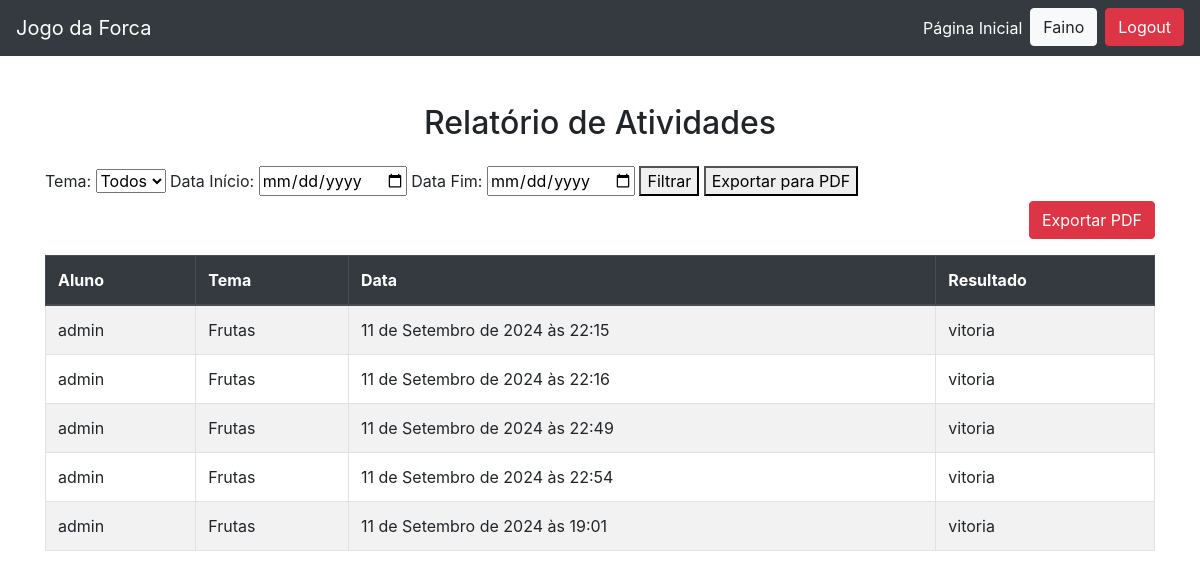
The app's page /professor/relatorio-atividade/ (signed in) with its own data.
### core/models.py (models this page shows, shortened)
class Atividade(models.Model):
    aluno = models.ForeignKey(User, on_delete=models.CASCADE)
    tema = models.ForeignKey(Tema, on_delete=models.CASCADE)
    data = models.DateTimeField(auto_now_add=True)
    resultado = models.CharField(max_length=20, choices=[('vitoria', 'Vitória'), ('derrota', 'Derrota')])

class Tema(models.Model):
    nome = models.CharField(max_length=100)
    descricao = models.TextField()
    professor = models.ForeignKey(User, on_delete=models.CASCADE)

### core/views.py (the view, shortened to what this page needs)
# urls.py: path('professor/relatorio-atividade/', RelatorioAtividadeView.as_view(), name='relatorioAtividade'),
class RelatorioAtividadeView(ProfessorContextMixin, ListView):
    template_name = 'professor/relatorioAtividade.html'
    context_object_name = 'atividades'
    model = Atividade
    def get_context_data(self, **kwargs):
        context = super().get_context_data(**kwargs)
        context['temas'] = Tema.objects.filter(professor=self.request.user)
        atividades = self.get_queryset()
        context['atividades_vazias'] = not atividades.exists()
        return context
    from datetime import datetime  # Certifique-se de incluir esta linha
    def get_queryset(self):
        tema_id = self.request.GET.get('tema')
        data_inicio = self.request.GET.get('data_inicio')
        data_fim = self.request.GET.get('data_fim')
        queryset = Atividade.objects.filter(tema__professor=self.request.user)
        if tema_id:
            queryset = queryset.filter(tema_id=tema_id)
        if data_inicio and data_fim:
            queryset = queryset.filter(data__range=[data_inicio, data_fim])
        queryset = queryset.order_by('aluno__username')
        return queryset
    def get(self, request, *args, **kwargs):
        if 'exportar_pdf' in request.GET:
            return self.exportar_pdf()
        return super().get(request, *args, **kwargs)

### core/mixins.py (called while the page is built)
    def get_context_data(self, **kwargs):
        context = super().get_context_data(**kwargs)
        user = self.request.user
        context['is_professor'] = user.is_authenticated and user.groups.filter(name='professores').exists()
        return context

### core/templates/professor/relatorioAtividade.html (shortened to what this page needs)
{% extends 'base.html' %}
{% block main %}
  <div class="container mt-5">
    <h2 class="mb-4 text-center">Relatório de Atividades</h2>
<form method="GET" action="{% url 'relatorioAtividade' %}">
    <label for="tema">Tema:</label>
    <select name="tema" id="tema">
        <option value="">Todos</option>
    </select>
    <label for="data_inicio">Data Início:</label>
    <input type="date" name="data_inicio" id="data_inicio" value="{{ request.GET.data_inicio }}">
    <label for="data_fim">Data Fim:</label>
    <input type="date" name="data_fim" id="data_fim" value="{{ request.GET.data_fim }}">
    <button type="submit" name="filtrar">Filtrar</button>
    <button type="submit" name="exportar_pdf">Exportar para PDF</button>
</form>
    {% if atividades %}
      <div class="text-right mb-3">
        <a href="?exportar_pdf=1" class="btn btn-danger">Exportar PDF</a>
      </div>
      <table class="table table-striped table-bordered">
        <thead class="thead-dark">
          <tr>
            <th>Aluno</th>
            <th>Tema</th>
            <th>Data</th>
            <th>Resultado</th>
          </tr>
        </thead>
        <tbody>
          {% for atividade in atividades %}
            <tr>
              <td>{{ atividade.aluno.username }}</td>
              <td>{{ atividade.tema.nome }}</td>
              <td>{{ atividade.data }}</td>
              <td>{{ atividade.resultado }}</td>
            </tr>
          {% endfor %}
        </tbody>
      </table>
    {% elif request.GET %}
      <p class="text-center">Nenhuma atividade encontrada com os filtros aplicados.</p>
    {% endif %}
  </div>
{% endblock main %}

### core/templates/base.html (shortened to what this page needs)
<!DOCTYPE html>
<html lang="pt-br">
  <head>
    <link
      rel="stylesheet"
      href="https://stackpath.bootstrapcdn.com/bootstrap/4.5.2/css/bootstrap.min.css"
    />
  </head>
  <body>
    <nav class="navbar navbar-expand-lg navbar-dark bg-dark">
      <a class="navbar-brand" href="{% url 'temaListPage' %}">Jogo da Forca</a>
      <div class="collapse navbar-collapse">
        <ul class="navbar-nav ml-auto">
          <li class="nav-item">
            <a class="nav-link text-white" href="{% url 'temaListPage' %}"
              >Página Inicial</a
            >
          </li>
          {% if user.is_authenticated %}
          <li class="nav-item">
            <a
              class="btn btn-light"
              href="{% url 'temaListPage' %}"
              style="margin-right: 0.5em"
              >{{ user.username }}</a
            >
          </li>
          <li class="nav-item">
            <form action="{% url 'logout' %}" method="post" class="form-inline">
              <button type="submit" class="btn btn-danger">Logout</button>
            </form>
          </li>
          {% else %}
          <li class="nav-item">
            <a class="btn btn-success" href="{% url 'signin' %}">Entrar</a>
          </li>
          {% endif %}
        </ul>
      </div>
    </nav>
    {% block main %} {% endblock main %}
  </body>
</html>

### records on screen
Atividade: aluno.username "admin", tema.nome "Frutas", data "11 de Setembro de 2024 às 22:15", resultado "vitoria"
Atividade: aluno.username "admin", tema.nome "Frutas", data "11 de Setembro de 2024 às 22:16", resultado "vitoria"
Atividade: aluno.username "admin", tema.nome "Frutas", data "11 de Setembro de 2024 às 22:49", resultado "vitoria"
Atividade: aluno.username "admin", tema.nome "Frutas", data "11 de Setembro de 2024 às 22:54", resultado "vitoria"
Atividade: aluno.username "admin", tema.nome "Frutas", data "11 de Setembro de 2024 às 19:01", resultado "vitoria"

### other values on screen
{{ user.username }} "Faino"
